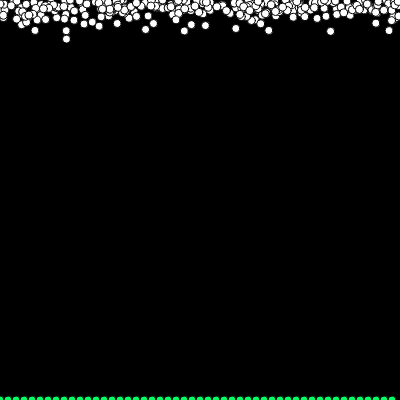
Frame 1 (no input)
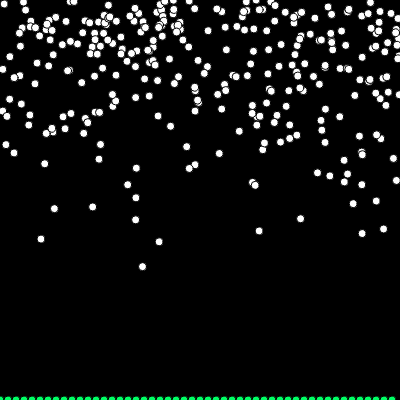
Frame 60 (no input)
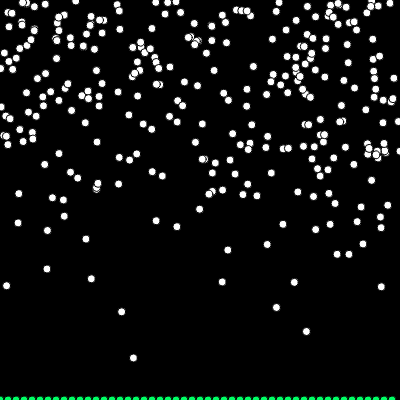
Frame 120 (the mouse pressed at the canvas centre since frame 60)

The p5.js sketch that drew these frames (run headless with seeded random() and noise() and a simulated clock; from frame 60 on, the mouse is pressed at the canvas centre):

// p5.js sketch
// ── sketch.js
// Dan Shiffman Coding Challenge #34: Diffusion-Limited Aggregation
// https://youtu.be/Cl_Gjj80gPE

var tree = []; // finished thing
var walkers = []; // things that move around
var maxWalkers = 300;
var iterations = 300;
var r = 4; // size

function setup() {
  createCanvas( 400, 400 );

  for ( var x = 0; x < width; x += r * 2 ) {
    tree.push( new Walker( x, height ) );
  }

  // tree[ 0 ] = new Walker( width / 2, height / 2, true );

  for ( var i = 0; i < maxWalkers; i++ ) {
    walkers[ i ] = new Walker();
  }
}

function draw() {
  background( 0 );

  var tl = tree.length;
  for ( var i = 0; i < tl; i++ ) {
    tree[ i ].show();
  }

  for ( var n = 0; n < iterations; n++ ) { // move 200 times per frame to speed up the getting-stuck-process
    var wl = walkers.length;
    for ( var i = wl - 1; i >= 0; i-- ) {
      walkers[ i ].walk();
      if ( walkers[ i ].checkStuck( tree ) ) {
        tree.push( walkers[ i ]);
        walkers.splice( i, 1 );

      }
    }
  }

  var wl = walkers.length;
  for ( var i = wl - 1; i >= 0; i-- ) {
    walkers[ i ].show();
  }

  // while ( walkers.length < maxWalkers ) {
  //   walkers.push( new Walker() );
  // }

}

// ── walker.js
function Walker( x, y, stuck ) {

  if ( x != undefined && y != undefined ) {
    this.pos = createVector( x, y );
    this.stuck = true;
  } else {
    this.pos = randomPoint();
    this.stuck = false;
  }

  function randomPoint() {
      var x = random( width );
      return createVector( x, 0 );
  }

this.walk = function() {
    var vel = p5.Vector.random2D();
    this.pos.add( vel );
    this.pos.x = constrain( this.pos.x, 0, width );
    this.pos.y = constrain( this.pos.y, 0, height );
  }

  this.checkStuck = function( others ) {
    var ol = others.length;
    for ( var i = 0; i < ol; i++ ) {
      // var d = p5.Vector.dist( this.pos, others[ i ].pos ); // dist function uses to much resources here
      var d = distSq( this.pos, others[ i ].pos );
      // if ( d < r * 2 ) {
      if ( d < ( r * r * 4 ) ) {
        this.stuck = true;
        return true;
        break;
      }
    }
    return false;
  }

  this.show = function() {
    if ( this.stuck ) {
      fill( 0, 255, 100 );
    } else {
      fill( 255 );
    }
    ellipse( this.pos.x, this.pos.y, r * 2, r * 2 );
  }

  function distSq( a, b ) { // write own dist function to speed up things
    var dx = b.x - a.x;
    var dy = b.y - a.y;
    // return sqrt( dx * dx - dy * dy ); // euclidian distance computation
    return dx * dx + dy * dy;
  }

}
